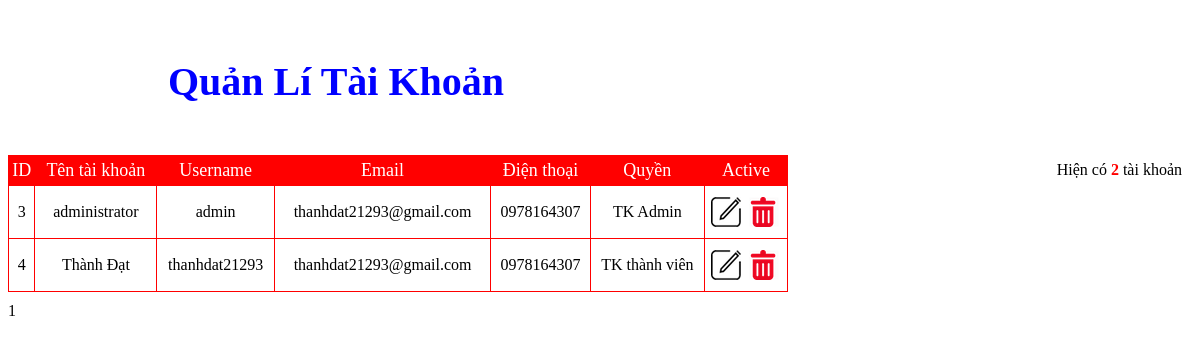
The page /admin/accounts.php on the database its author committed.
### tables this page shows
CREATE TABLE IF NOT EXISTS `nguoidung` (
  `idnd` int(11) NOT NULL AUTO_INCREMENT,
  `tennd` varchar(255) NOT NULL,
  `username` varchar(50) NOT NULL,
  `password` varchar(50) NOT NULL,
  `ngaysinh` date NOT NULL,
  `gioitinh` varchar(10) NOT NULL,
  `email` varchar(255) NOT NULL,
  `dienthoai` int(11) NOT NULL,
  `diachi` varchar(255) NOT NULL,
  `ngaydangky` date NOT NULL,
  `phanquyen` int(11) NOT NULL,
  PRIMARY KEY (`idnd`)
);

### admin/accounts.php (the view, shortened to what this page needs)
<link rel="stylesheet" href="css/hienthi_sp.css">
<?php
	include ('../include/connect.php');
    $select = "select * from nguoidung ";
    $query = mysqli_query($conn,$select);
    $dem = mysqli_num_rows($query);
?>
<div class="quanlysp">
	<h3>Quản Lí Tài Khoản</h3>
	<p> Hiện có <font color=red><b><?php echo $dem ?></b></font> tài khoản</p>
</div>
<table>
    <tr class='tieude_hienthi_sp'>
        <td>ID</td>
        <td>Tên tài khoản</td>
        <td>Username</td>
        <td>Email</td>
        <td>Điện thoại</td>
        <td>Quyền</td>
        <td style="width:80px;">Active</td>
    </tr>
    <?php
		if(!isset($_GET['page'])){
		$page = 1;
		} else {
		$page = $_GET['page'];
		}
		$max_results = 10;
		$from = (($page * $max_results) - $max_results);
		$sql = mysqli_query($conn,"SELECT * FROM nguoidung LIMIT $from, $max_results");
    if($dem > 0)
        while ($bien = mysqli_fetch_assoc($sql))
        {
?>
            <tr class='noidung_hienthi_sp'>
                <td class="masp_hienthi_sp"><?php  echo $bien['idnd'] ?></td>
                <td class="stt_hienthi_sp"><?php echo $bien['tennd'] ?></td>
                <td class="img_hienthi_sp"> <?php echo $bien['username'] ?>  </td>
				<td class="sl_hienthi_sp"><?php echo $bien['email'] ?></td>
				<td class="sl_hienthi_sp">0<?php echo $bien['dienthoai'] ?></td>
				<td class="sl_hienthi_sp"><?php
					if($bien['phanquyen']==0)
						echo "TK Admin";
					else
						echo "TK thành viên";
				?></td>
                <td class="active_hienthi_sp">
                    <a href='?admin=suand&idnd=<?php echo $bien['idnd'] ?>'><img src="img/edit.png" title="Sửa"></a>
					<?php echo "<p onclick = 'checkdel({$bien['idnd'] })' ><img src='img/delete.png' title='Xóa' class='delete'></p>" ?>
                </td>
            </tr>
<?php
    }
    else echo "<tr><td colspan='6'>Không có khách hàng</td></tr>";
?>
</table>
	<div id="phantrang_sp">
	<?php
			$total_results = $dem;
			$total_pages = ceil($total_results / $max_results);
			for($i = 1; $i <= $total_pages; $i++){
			if(($page) == $i){
			echo "$i&nbsp;";
			} else {
			echo "<a href=\"".$_SERVER['PHP_SELF']."?admin=showaccounts&page=$i\"><button class='so'>$i</button></a>&nbsp;";
			}
			}
	?>
	</div>

### admin/css/hienthi_sp.css (style rules this page uses)
.quanlysp { padding:10px 10px; }
.quanlysp h3 { font-size:40px; padding-left:150px; color:blue; }
.quanlysp p { float:right; }
table { text-align:center; width:780px; height:auto; border-collapse:collapse; }
tr td { border:1px solid red; }
tr.tieude_hienthi_sp td { color:white; background:red ; height:30px; font-size:18px; }
#phantrang_sp { float:left; padding-top:10px; }
.active_hienthi_sp a { float:left; margin-left:5px; padding:10px 0px; }
.active_hienthi_sp p { cursor:pointer; padding:10px 0px; }

### rows shown on the page
nguoidung: idnd "3", tennd "administrator", username "admin", email "thanhdat21293@gmail.com", dienthoai "978164307", phanquyen "TK Admin"
nguoidung: idnd "4", tennd "Thành Đạt", username "thanhdat21293", email "thanhdat21293@gmail.com", dienthoai "978164307", phanquyen "TK thành viên"

### other values the page prints
$dem "2"
